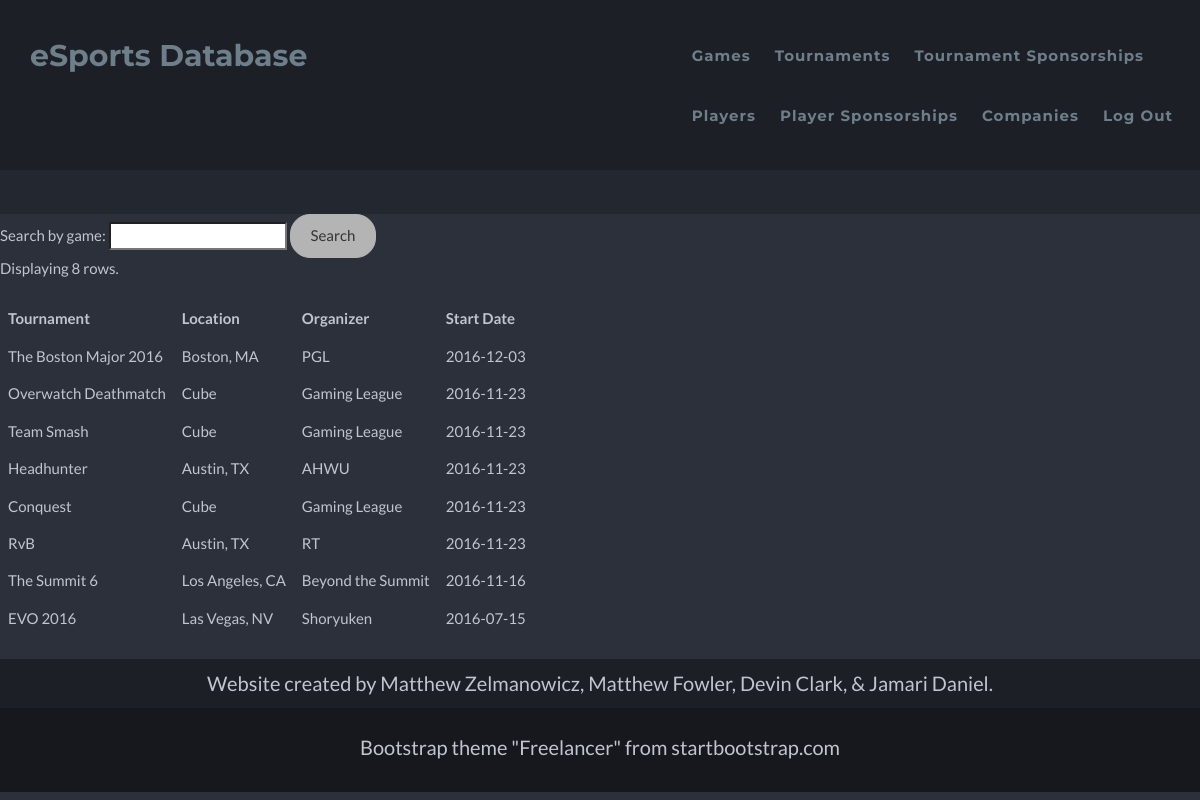
/esportsdatabase/tournaments.php (signed in), run on the app's committed database.
### tables this page shows
CREATE TABLE `tournament` (
  `T_id` int(11) NOT NULL,
  `location` varchar(256) NOT NULL,
  `t_name` varchar(256) DEFAULT NULL,
  `organizer` varchar(256) DEFAULT NULL,
  `start_date` date DEFAULT NULL
);

### esportsdatabase/functions.php (called while the page is built, shortened)
<?php
$dbhost  = 'localhost';
$dbname  = 'e_sports';
$dbuser  = 'root';
$dbpass  = '';
$connection = new mysqli($dbhost, $dbuser, $dbpass, $dbname);
function queryMysql($query)
{
    global $connection;
    $result = $connection->query($query);
    return $result;
}
?>

### esportsdatabase/tournaments.php (the view, shortened to what this page needs)
<?php
require_once 'header.php';
echo"
    <form action='./tournaments.php' method='GET'>
        Search by game: <input type='text' name='game'>
        <input type='submit' value='Search'>
    </form>";
$result = queryMysql("SELECT * FROM tournament t ORDER BY t.start_date DESC");
if (!$result->num_rows)
{
    echo "<p>No tournaments! Something probably went wrong.</p><br>";
    require_once 'footer.php';
    die();
}
else
{
    $num    = $result->num_rows;
    echo "Displaying $num rows.<br><br>";
    $output ='<table>
    <tr>
        <th>Tournament</th>
        <th>Location</th>
        <th>Organizer</th>
        <th>Start Date</th>
    </tr>
  ';
    while($row = $result->fetch_assoc())
    {
        $output = $output . '  <tr>
        <td>' . $row['t_name'] . '</td>
        <td>' . $row['location'] . '</td>
        <td>' . $row['organizer'] . '</td>
        <td>' . $row['start_date'] . '</td>
    </tr>
  ';
    }
    $output = $output . '</table>';
    echo $output;
    echo "
      <br>
      ";
    require_once 'footer.php';
    die();
}
require_once 'footer.php';
?>

### esportsdatabase/myedits.css (style rules this page uses)
table, tr, td, th { padding:8px; }
input { -webkit-transition: all 0.30s ease-in-out; -moz-transition: all 0.30s ease-in-out; -ms-transition: all 0.30s ease-in-out; -o-transition: all 0.30s ease-in-out; }
input[type=submit] { background-color: #b4b4b4; border: 1px solid #b4b4b4; color: #333333; padding: 10px 20px; border-radius: 20px }
input[type=text],input[type=password] { color: #2c3e50 }

### data on the page
tournament: t_name "The Boston Major 2016", location "Boston, MA", organizer "PGL", start_date "2016-12-03"
tournament: t_name "Overwatch Deathmatch", location "Cube", organizer "Gaming League", start_date "2016-11-23"
tournament: t_name "Team Smash", location "Cube", organizer "Gaming League", start_date "2016-11-23"
tournament: t_name "Headhunter", location "Austin, TX", organizer "AHWU", start_date "2016-11-23"
tournament: t_name "Conquest", location "Cube", organizer "Gaming League", start_date "2016-11-23"
tournament: t_name "RvB", location "Austin, TX", organizer "RT", start_date "2016-11-23"
tournament: t_name "The Summit 6", location "Los Angeles, CA", organizer "Beyond the Summit", start_date "2016-11-16"
tournament: t_name "EVO 2016", location "Las Vegas, NV", organizer "Shoryuken", start_date "2016-07-15"

### other printed values
$num "8"
